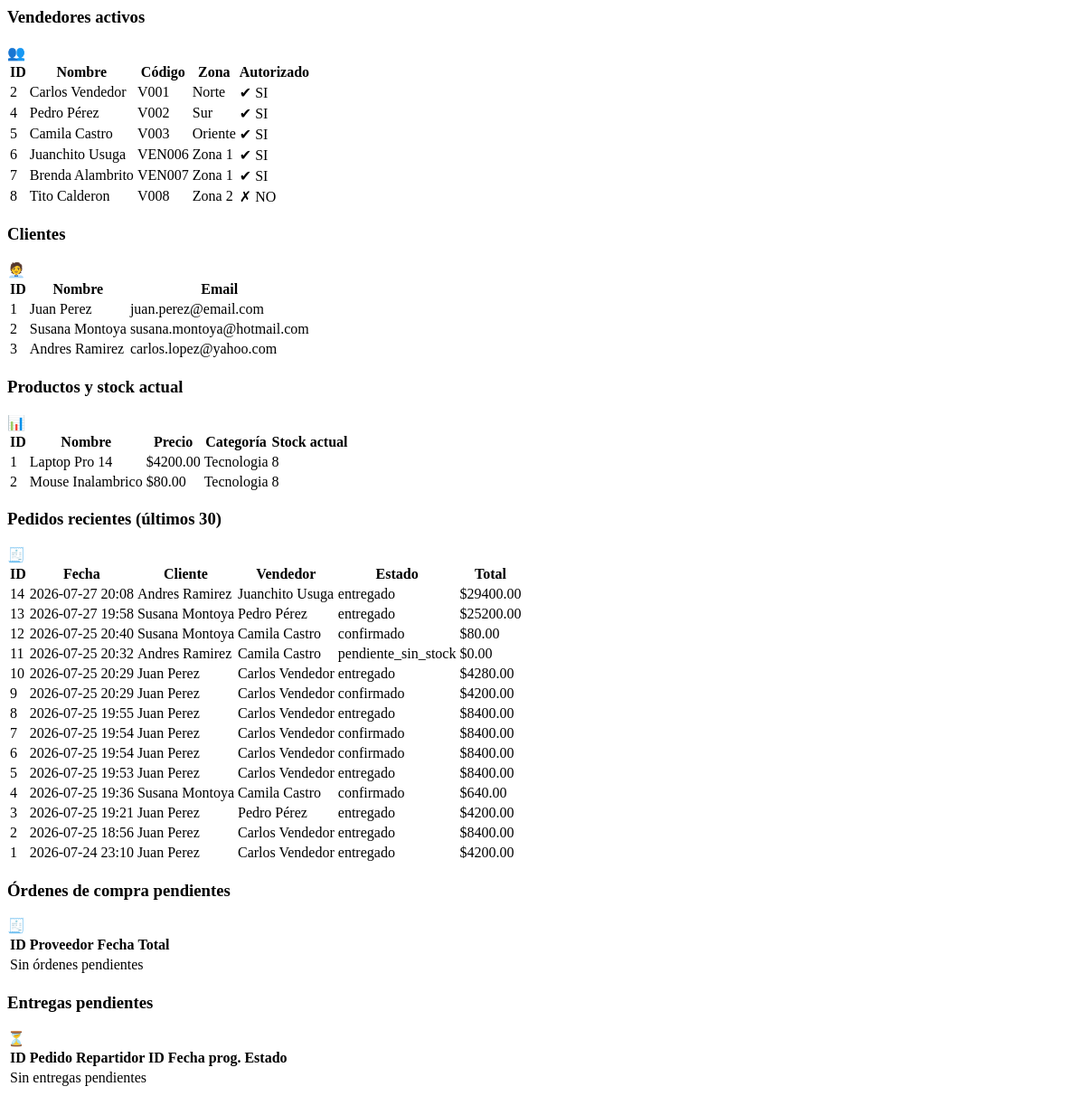
/_partial/consultas, run on an earlier commit of the app's database.
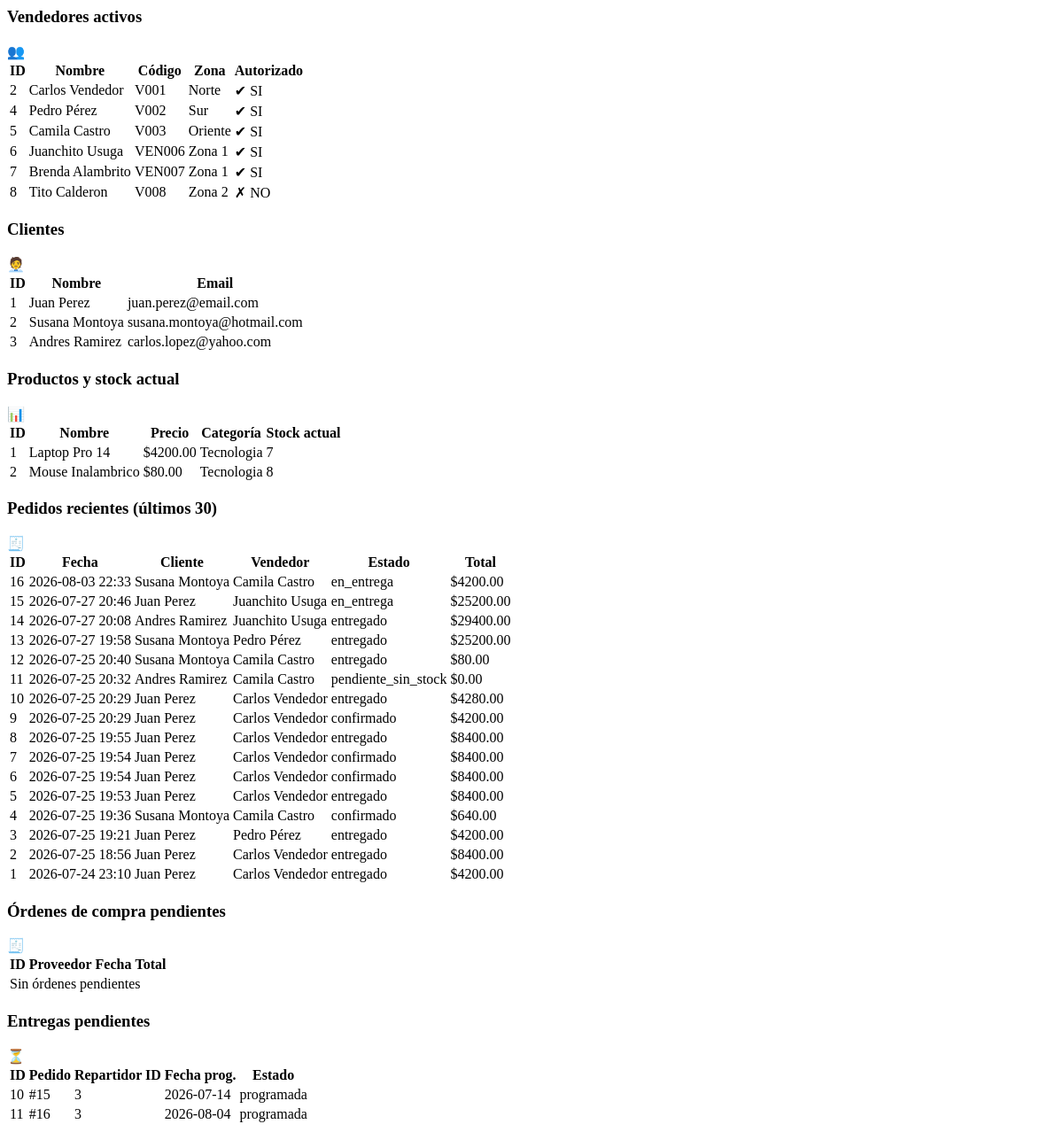
And on a later commit of the database.
### tables this page shows
CREATE TABLE employees (
                id INTEGER PRIMARY KEY AUTOINCREMENT,
                nombre TEXT NOT NULL,
                email TEXT NOT NULL,
                cargo TEXT NOT NULL,
                estado TEXT NOT NULL,
                is_seller INTEGER NOT NULL DEFAULT 0,
                codigo_vendedor TEXT,
                zona TEXT
            );

CREATE TABLE clients (
                id INTEGER PRIMARY KEY AUTOINCREMENT,
                nombre TEXT NOT NULL,
                telefono TEXT NOT NULL,
                email TEXT NOT NULL,
                direccion TEXT NOT NULL
            );

CREATE TABLE products (
                id INTEGER PRIMARY KEY AUTOINCREMENT,
                nombre TEXT NOT NULL,
                descripcion TEXT NOT NULL,
                precio REAL NOT NULL,
                categoria TEXT NOT NULL,
                default_provider_id INTEGER NOT NULL,
                FOREIGN KEY (default_provider_id) REFERENCES providers(id)
            );

CREATE TABLE orders (
                id INTEGER PRIMARY KEY AUTOINCREMENT,
                cliente_id INTEGER NOT NULL,
                vendedor_id INTEGER NOT NULL,
                fecha TEXT NOT NULL,
                estado TEXT NOT NULL,
                total REAL NOT NULL,
                FOREIGN KEY (cliente_id) REFERENCES clients(id),
                FOREIGN KEY (vendedor_id) REFERENCES employees(id)
            );

CREATE TABLE deliveries (
                id INTEGER PRIMARY KEY AUTOINCREMENT,
                pedido_id INTEGER NOT NULL UNIQUE,
                repartidor_id INTEGER NOT NULL,
                fecha_programada TEXT NOT NULL,
                fecha_real TEXT,
                estado TEXT NOT NULL,
                direccion_destino TEXT NOT NULL,
                FOREIGN KEY (pedido_id) REFERENCES orders(id),
                FOREIGN KEY (repartidor_id) REFERENCES employees(id)
            );

### src_web/app.py (the view)
    @app.get('/_partial/consultas')
    def partial_consultas():
        servicios = get_servicios()
        vendedores = servicios.componentes_rrhh.listarVendedoresActivos()
        clientes = servicios.componentes_clientes.listarClientes()
        productos = servicios.componentes_catalogo.listarProductos()
        ordenes_pendientes = servicios.componentes_ordenes.listarOrdenesPendientes()
        entregas_pendientes = servicios.componentes_entregas.listarEntregasPendientes()
        stock_actual = {
            row['product_id']: row['cantidad_disponible']
            for row in servicios.db.conn.execute('SELECT product_id, cantidad_disponible FROM stock')
        }
        pedidos = list(servicios.db.conn.execute(
            """
            SELECT o.id, o.fecha, o.estado, o.total, c.nombre AS cliente, e.nombre AS vendedor
            FROM orders o
            JOIN clients c ON c.id = o.cliente_id
            JOIN employees e ON e.id = o.vendedor_id
            ORDER BY o.id DESC
            LIMIT 30
            """
        ))
        return render_template('_consultas.html',
                               vendedores=vendedores,
                               clientes=clientes,
                               productos=productos,
                               ordenes_pendientes=ordenes_pendientes,
                               entregas_pendientes=entregas_pendientes,
                               stock_actual=stock_actual,
                               pedidos=pedidos)

### src_shared/components.py (called while the page is built)
    def listarVendedoresActivos(self) -> List[sqlite3.Row]:
        return list(
            self.db.conn.execute(
                """
                SELECT e.id, e.nombre, e.codigo_vendedor, e.zona,
                       COALESCE(sa.activa, 0) AS autorizado
                FROM employees e
                LEFT JOIN seller_authorizations sa ON sa.seller_id = e.id
                WHERE e.is_seller = 1 AND e.estado = 'activo'
                ORDER BY e.id
                """
            )
        )

    def listarProductos(self) -> List[sqlite3.Row]:
        return list(self.db.conn.execute("SELECT * FROM products ORDER BY id"))

    def listarClientes(self) -> List[sqlite3.Row]:
        return list(self.db.conn.execute("SELECT * FROM clients ORDER BY id"))

    def listarOrdenesPendientes(self) -> List[sqlite3.Row]:
        return list(
            self.db.conn.execute(
                """
                SELECT po.id, p.nombre AS proveedor, po.fecha, po.total
                FROM purchase_orders po
                JOIN providers p ON p.id = po.proveedor_id
                WHERE po.estado = 'pendiente'
                ORDER BY po.id
                """
            )
        )

    def listarEntregasPendientes(self) -> List[sqlite3.Row]:
        return list(
            self.db.conn.execute(
                """
                SELECT id, pedido_id, repartidor_id, fecha_programada, estado
                FROM deliveries
                WHERE estado = 'programada'
                ORDER BY id
                """
            )
        )

### src_shared/database.py (called while the page is built, shortened)
    def seed(self) -> None:
        existing = self.conn.execute("SELECT COUNT(1) FROM employees").fetchone()[0]
        if existing > 0:
            return

    def close(self) -> None:
        self.conn.close()

### src_shared/patterns/stock_observer.py (called while the page is built)
    def suscribir(self, observador: IStockObserver) -> None:
        self._observadores.append(observador)

### src_shared/patterns/validadores_autorizacion.py (called while the page is built)
def construir_cadena_autorizacion(componente_rrhh) -> IValidadorAutorizacion:
    zona = ValidadorZonaAsignada()
    credito = ValidadorCredito()
    rrhh = ValidadorRRHH(componente_rrhh)
    zona.set_siguiente(credito)
    credito.set_siguiente(rrhh)
    return zona

    def set_siguiente(self, validador: IValidadorAutorizacion) -> IValidadorAutorizacion:
        self._siguiente = validador
        return validador

### src_web/templates/_consultas.html (shortened to what this page needs)
<section id="tab-consultas" class="tab-panel">
    <div class="split">
        <div class="card">
            <div class="card-title-row">
                <h3>Vendedores activos</h3>
                <span class="card-icon" aria-hidden="true">👥</span>
            </div>
            <div class="table-wrap">
                <table class="data-table">
                    <thead>
                        <tr>
                            <th>ID</th>
                            <th>Nombre</th>
                            <th>Código</th>
                            <th>Zona</th>
                            <th>Autorizado</th>
                        </tr>
                    </thead>
                    <tbody>
                        {% for v in vendedores %}
                        <tr>
                            <td>{{ v.id }}</td>
                            <td>{{ v.nombre }}</td>
                            <td>{{ v.codigo_vendedor }}</td>
                            <td>{{ v.zona }}</td>
                            <td>
                                <span class="status-chip {{ 'status-ok' if v.autorizado == 1 else 'status-off' }}">
                                    {{ "✔ SI" if v.autorizado == 1 else "✗ NO" }}
                                </span>
                            </td>
                        </tr>
                        {% endfor %}
                    </tbody>
                </table>
            </div>
        </div>
        <div class="card">
            <div class="card-title-row">
                <h3>Clientes</h3>
                <span class="card-icon" aria-hidden="true">🧑‍💼</span>
            </div>
            <div class="table-wrap">
                <table class="data-table">
                    <thead>
                        <tr>
                            <th>ID</th>
                            <th>Nombre</th>
                            <th>Email</th>
                        </tr>
                    </thead>
                    <tbody>
                        {% for c in clientes %}
                        <tr>
                            <td>{{ c.id }}</td>
                            <td>{{ c.nombre }}</td>
                            <td>{{ c.email }}</td>
                        </tr>
                        {% endfor %}
                    </tbody>
                </table>
            </div>
        </div>
    </div>
    <div class="card">
        <div class="card-title-row">
            <h3>Productos y stock actual</h3>
            <span class="card-icon" aria-hidden="true">📊</span>
        </div>
        <div class="table-wrap">
            <table class="data-table">
                <thead>
                    <tr>
                        <th>ID</th>
                        <th>Nombre</th>
                        <th>Precio</th>
                        <th>Categoría</th>
                        <th>Stock actual</th>
                    </tr>
                </thead>
                <tbody>
                    {% for p in productos %}
                    <tr>
                        <td>{{ p.id }}</td>
                        <td>{{ p.nombre }}</td>
                        <td>${{ "%.2f"|format(p.precio) }}</td>
                        <td>{{ p.categoria }}</td>
                        <td>{{ stock_actual.get(p.id, 0) }}</td>
                    </tr>
                    {% endfor %}
                </tbody>
            </table>
        </div>
    </div>
    <div class="card">
        <div class="card-title-row">
            <h3>Pedidos recientes (últimos 30)</h3>
            <span class="card-icon" aria-hidden="true">🧾</span>
        </div>
        <div class="table-wrap">
            <table class="data-table">
                <thead>
                    <tr>
                        <th>ID</th>
                        <th>Fecha</th>
                        <th>Cliente</th>
                        <th>Vendedor</th>
                        <th>Estado</th>
                        <th>Total</th>
                    </tr>
                </thead>
                <tbody>
                    {% for p in pedidos %}
                    <tr>
                        <td>{{ p.id }}</td>
                        <td>{{ p.fecha[:16] }}</td>
                        <td>{{ p.cliente }}</td>
                        <td>{{ p.vendedor }}</td>
                        <td>{{ p.estado }}</td>
                        <td>${{ "%.2f"|format(p.total) }}</td>
                    </tr>
                    {% endfor %}
                </tbody>
            </table>
        </div>
    </div>
    <div class="split">
        <div class="card">
            <div class="card-title-row">
                <h3>Órdenes de compra pendientes</h3>
                <span class="card-icon" aria-hidden="true">🧾</span>
            </div>
            <div class="table-wrap">
                <table class="data-table">
                    <thead>
                        <tr>
                            <th>ID</th>
                            <th>Proveedor</th>
                            <th>Fecha</th>
                            <th>Total</th>
                        </tr>
                    </thead>
                    <tbody>
                        {% if not ordenes_pendientes %}
                        <tr>
                            <td colspan="4" class="table-empty">Sin órdenes pendientes</td>
                        </tr>
                        {% endif %}
                    </tbody>
                </table>
            </div>
        </div>
        <div class="card">
            <div class="card-title-row">
                <h3>Entregas pendientes</h3>
                <span class="card-icon" aria-hidden="true">⏳</span>
            </div>
            <div class="table-wrap">
                <table class="data-table">
                    <thead>
                        <tr>
                            <th>ID</th>
                            <th>Pedido</th>
                            <th>Repartidor ID</th>
                            <th>Fecha prog.</th>
                            <th>Estado</th>
                        </tr>
                    </thead>
                    <tbody>
                        {% for e in entregas_pendientes %}
                        <tr>
                            <td>{{ e.id }}</td>
                            <td>#{{ e.pedido_id }}</td>
                            <td>{{ e.repartidor_id }}</td>
                            <td>{{ e.fecha_programada }}</td>
                            <td>{{ e.estado }}</td>
                        </tr>
                        {% endfor %}
                        {% if not entregas_pendientes %}
                        <tr>
                            <td colspan="5" class="table-empty">Sin entregas pendientes</td>
                        </tr>
                        {% endif %}
                    </tbody>
                </table>
            </div>
        </div>
    </div>
</section>

What changed in the data, as far as the page shows it:
computed for products "Laptop Pro 14": get "8" → "7"
added orders: id "16", fecha "2026-08-03 22:33", cliente "Susana Montoya", vendedor "Camila Castro", estado "en_entrega", total "4200.00"
added orders: id "15", fecha "2026-07-27 20:46", cliente "Juan Perez", vendedor "Juanchito Usuga", estado "en_entrega", total "25200.00"
changed orders id 12: estado "confirmado" → "entregado"
added deliveries: id "10", pedido_id "15", repartidor_id "3", fecha_programada "2026-07-14", estado "programada"
added deliveries: id "11", pedido_id "16", repartidor_id "3", fecha_programada "2026-08-04", estado "programada"
Also different on the page:
text no longer shown: "Sin entregas pendientes"
